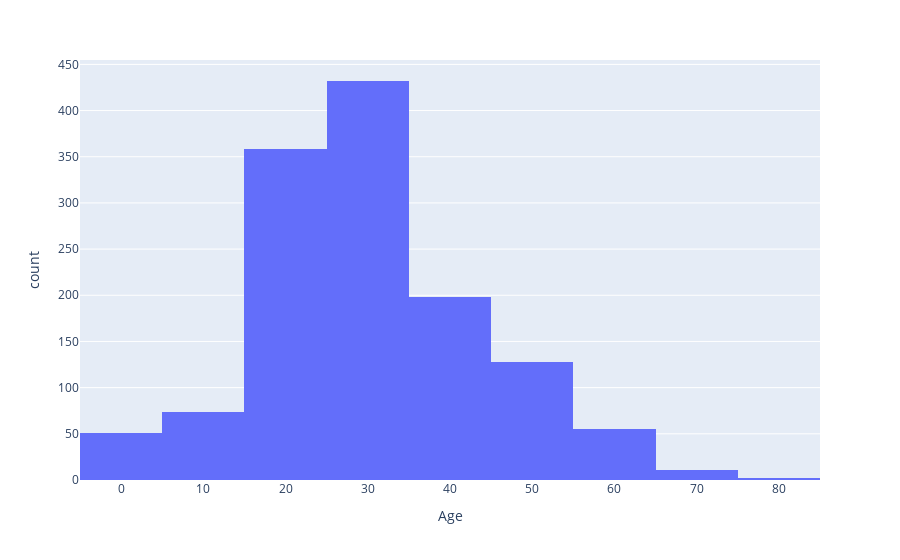

Notebook code for this chart:
### Markdown cell above
plotly express way:

### Code cell
px.histogram(data_frame=titanic,
             x='Age',
             nbins=10)

### Figure 1 — Plotly figure (JSON) as saved in the notebook; plotly's stock layout.template omitted (floating-point values rounded to 4 significant figures; data arrays with more than 128 entries replaced by an {"elided": "..."} marker saying what was removed)
{"data": [{"alignmentgroup": "True", "bingroup": "x", "hoverlabel": {"namelength": 0}, "hovertemplate": "Age=%{x}<br>count=%{y}", "legendgroup": "", "marker": {"color": "#636efa"}, "name": "", "nbinsx": 10, "offsetgroup": "", "orientation": "v", "showlegend": false, "type": "histogram", "x": {"elided": "1309 float values"}, "xaxis": "x", "yaxis": "y"}], "layout": {"barmode": "relative", "legend": {"tracegroupgap": 0}, "margin": {"t": 60}, "xaxis": {"anchor": "y", "domain": [0, 1], "title": {"text": "Age"}}, "yaxis": {"anchor": "x", "domain": [0, 1], "title": {"text": "count"}}}}
